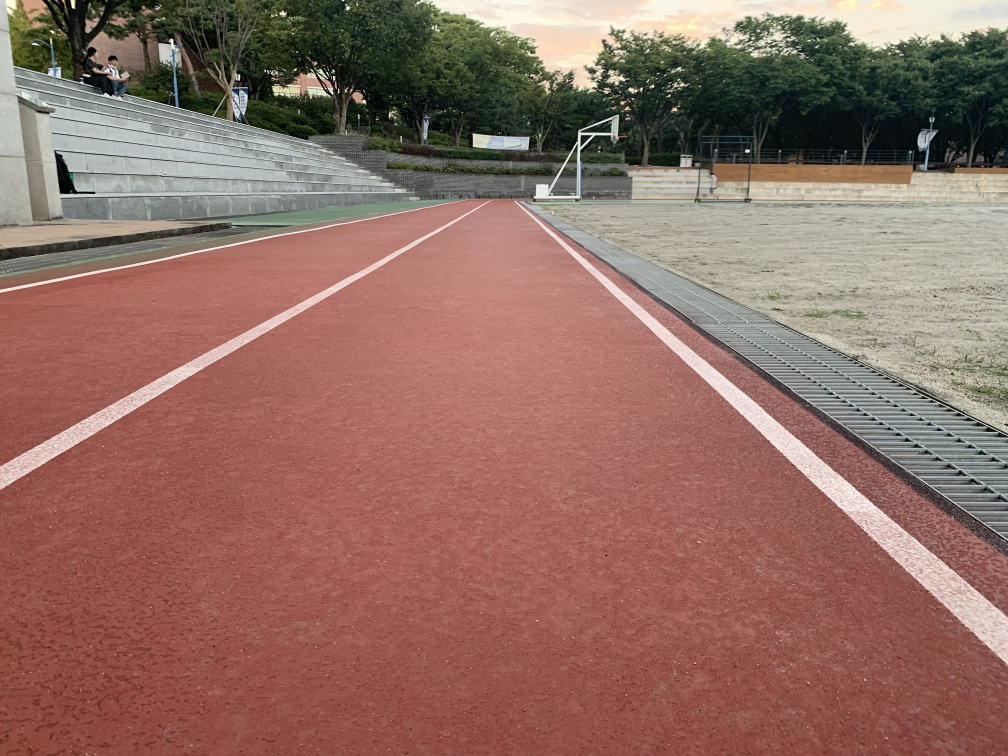
#> input picture img/playground/pg_center.jpeg, 4032 x 3024 px (shown at 1/4 size)
$ python 14-get_fintLine_Image.py
#> lines starting #> are read from the running program, lines starting #| are printed output that depends on the picture; after the words box and inside, x2 and y2 are one past the last pixel; in counts of white or black regions, pixels touching at a corner belong together; long printed decimals are rounded
import cv2  # opencv 사용
import numpy as np


def grayscale(img):  # 흑백이미지로 변환
    return cv2.cvtColor(img, cv2.COLOR_RGB2GRAY)


def canny(img, low_threshold, high_threshold):  # Canny 알고리즘
    return cv2.Canny(img, low_threshold, high_threshold)


def gaussian_blur(img, kernel_size):  # 가우시안 필터
    return cv2.GaussianBlur(img, (kernel_size, kernel_size), 0)


def region_of_interest(img, vertices, color3=(255, 255, 255), color1=255):  # ROI 셋팅

    mask = np.zeros_like(img)  # mask = img와 같은 크기의 빈 이미지

    if len(img.shape) > 2:  # Color 이미지(3채널)라면 :
        color = color3
    else:  # 흑백 이미지(1채널)라면 :
        color = color1

    # vertices에 정한 점들로 이뤄진 다각형부분(ROI 설정부분)을 color로 채움
    cv2.fillPoly(mask, vertices, color)

    # 이미지와 color로 채워진 ROI를 합침
    ROI_image = cv2.bitwise_and(img, mask)
    return ROI_image


def draw_lines(img, lines, color=[0, 0, 255], thickness=10):  # 선 그리기
    for line in lines:
        for x1, y1, x2, y2 in line:
            cv2.line(img, (x1, y1), (x2, y2), color, thickness)


def draw_fit_line(img, lines, color=[255, 0, 0], thickness=10):  # 대표선 그리기
    cv2.line(img, (lines[0], lines[1]), (lines[2], lines[3]), color, thickness)


def hough_lines(img, rho, theta, threshold, min_line_len, max_line_gap):  # 허프 변환
    lines = cv2.HoughLinesP(img, rho, theta, threshold, np.array([]), minLineLength=min_line_len,
                            maxLineGap=max_line_gap)
    return lines


def weighted_img(img, initial_img, α=0.5, β=1., λ=0.):  # 두 이미지 operlap 하기
    return cv2.addWeighted(initial_img, α, img, β, λ)


def get_fitline(img, f_lines):  # 대표선 구하기
    lines = np.squeeze(f_lines)
    lines = lines.reshape(lines.shape[0] * 2, 2)

    rows, cols = img.shape[:2]
    output = cv2.fitLine(lines, cv2.DIST_L1, 0, 0.01, 0.01)
    vx, vy, x, y = output[0], output[1], output[2], output[3]

    leftY = int((-x * vy / vx) + y)
    rightY = int(((cols - x) * vy / vx) + y)

    x1, y1 = cols - 1, rightY
    x2, y2 = 0, leftY

    result = [x1, y1, x2, y2]

    return result


image = cv2.imread("../img/playground/pg_center.jpeg")
#> image is the input picture: shape (3024, 4032, 3); mean B, G, R 99.2, 109.3, 144.6

height, width = image.shape[:2]  # 이미지 높이, 너비
#> height = 3024; width = 4032

gray_img = grayscale(image)  # 흑백이미지로 변환
#> in grayscale, `return cv2.cvtColor(img, cv2.COLOR_RGB2GRAY)`:
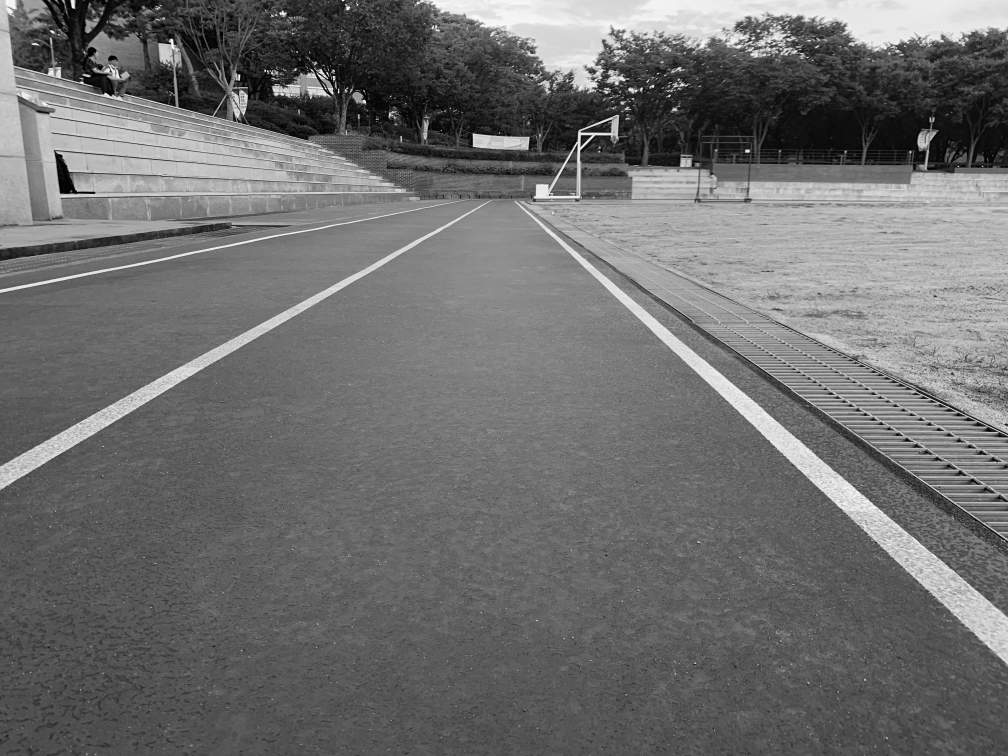
#> returned value: shape (3024, 4032) (shown at 1/4 size); min 0, max 255, mean 110.2

blur_img = gaussian_blur(gray_img, 3)  # Blur 효과

canny_img = canny(blur_img, 70, 210)  # Canny edge 알고리즘
#> in canny, `return cv2.Canny(img, low_threshold, high_threshold)`:
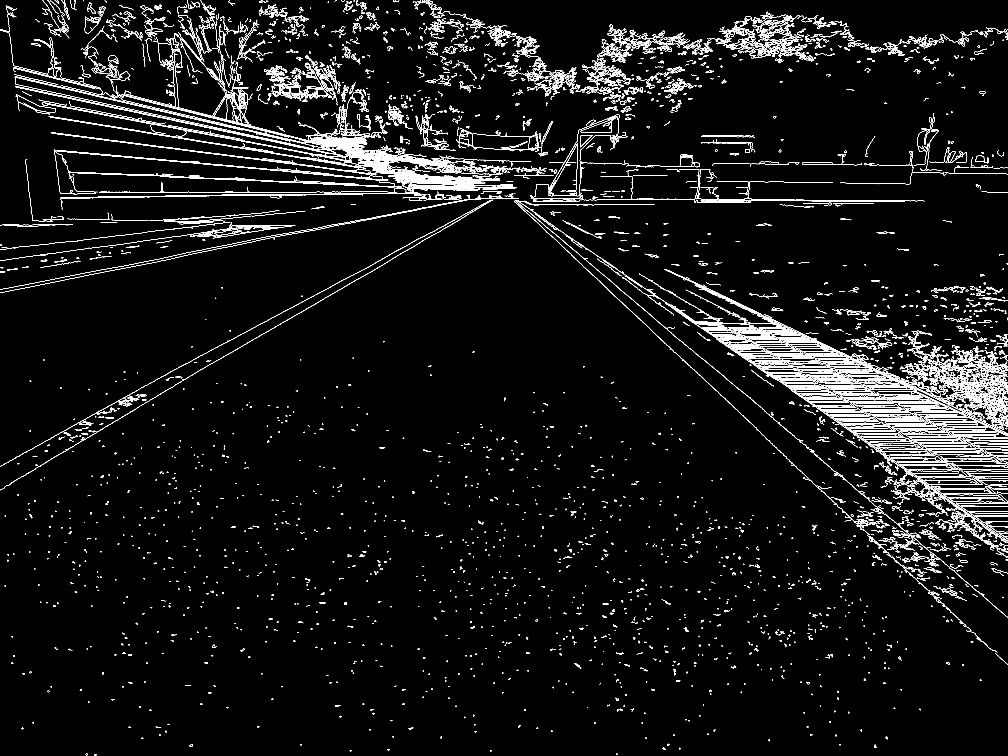
#> returned value: shape (3024, 4032) (shown at 1/4 size); 2.8% white in thin lines or dots

vertices = np.array(
    [[(0, height / 2 + 300), (width / 2 - 100, 800), (width / 2 + 100, 800), (width - 560, height / 2 + 300)]],
    dtype=np.int32)
ROI_img = region_of_interest(canny_img, vertices)  # ROI 설정
#> in region_of_interest, `cv2.fillPoly(mask, vertices, color)`:
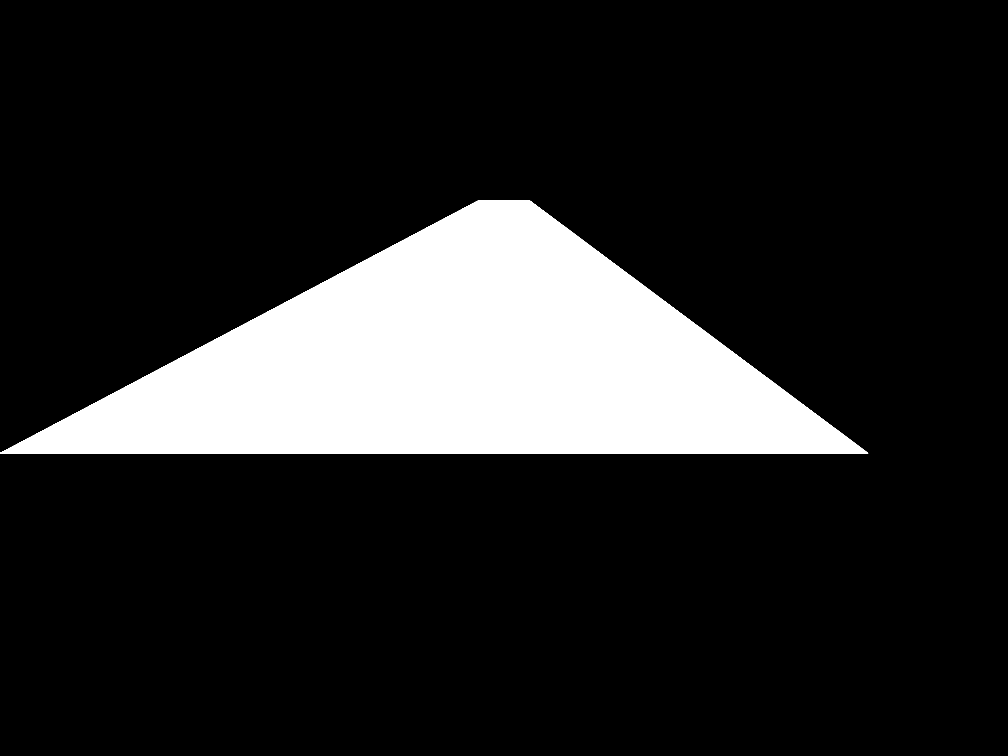
#> mask: shape (3024, 4032) (shown at 1/4 size); 15.3% white; 1 white region, box (x1, y1, x2, y2) and area: (0, 800, 3473, 1813) 1861505
#> in region_of_interest, `ROI_image = cv2.bitwise_and(img, mask)`:
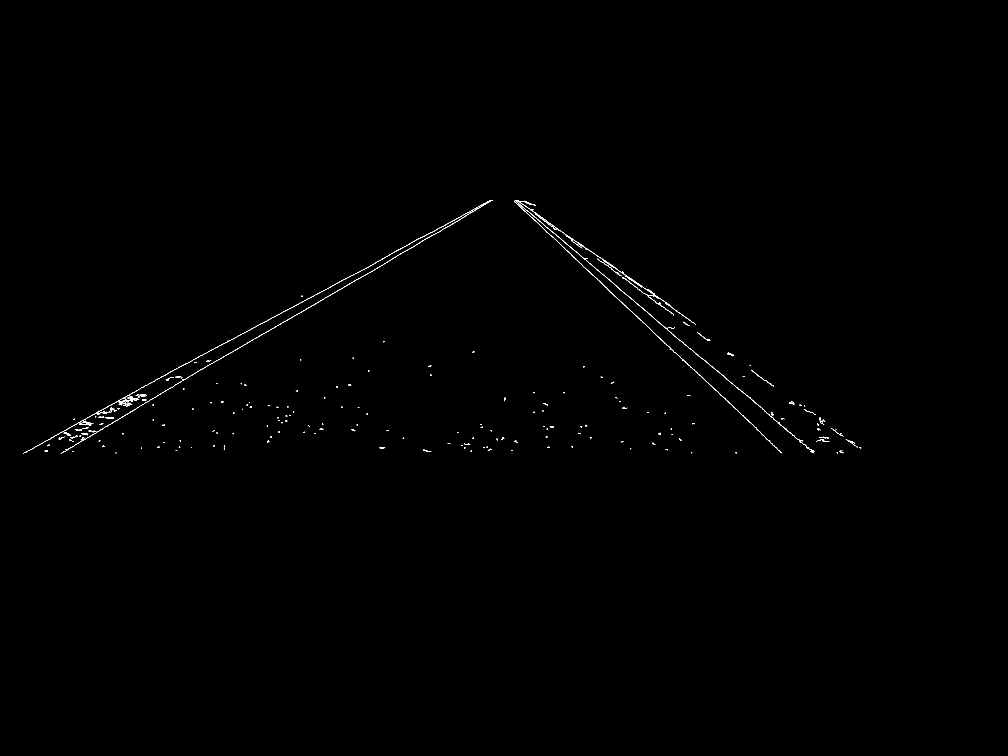
#> ROI_image: shape (3024, 4032) (shown at 1/4 size); 0.14% white in thin lines or dots, all inside (x1, y1, x2, y2) = (92, 800, 3445, 1813)

line_arr = hough_lines(ROI_img, 1, 1 * np.pi / 180, 300, 150, 200)  # 허프 변환
#> in hough_lines, `lines = cv2.HoughLinesP(img, rho, theta, threshold, np.array([]), minL..`: lines = 14 rows, first 6: [699, 1540, 1550, 1048], [564, 1551, 1505, 1050], [2433, 1160, 3040, 1727], [735, 1518, 1758, 927], [672, 1492, 1542, 1029], [2816, 1439, 3254, 1806]
#> line_arr has the same summary as lines in hough_lines
line_arr = np.squeeze(line_arr)

# 기울기 구하기
slope_degree = (np.arctan2(line_arr[:, 1] - line_arr[:, 3], line_arr[:, 0] - line_arr[:, 2]) * 180) / np.pi
#> slope_degree = [150, 152, -137, 150, 152, -140, -140, -137, -140, -140, 151, 149, -140, 151]
print(slope_degree)
#| [ 149.966   151.969  -136.951  149.984  151.979
#|  -140.040 -139.981 -136.970 -139.988 -139.972
#|   151.024  149.036 -139.984  151.001]

# 수평 기울기 제한
line_arr = line_arr[np.abs(slope_degree) < 160]
slope_degree = slope_degree[np.abs(slope_degree) < 160]

# 수직 기울기 제한
line_arr = line_arr[np.abs(slope_degree) > 95]
slope_degree = slope_degree[np.abs(slope_degree) > 95]

# 필터링된 직선 버리기
L_lines, R_lines = line_arr[(slope_degree > 0), :], line_arr[(slope_degree < 0), :]
#> L_lines = [[699, 1540, 1550, 1048], [564, 1551, 1505, 1050], [735, 1518, 1758, 927], [672, 1492, 1542, 1029], [95, 1812, 718, 1467], [260, 1805, 845, 1454], [100, 1811, 800, 1423]]; R_lines = [[2433, 1160, 3040, 1727], [2816, 1439, 3254, 1806], [2063, 804, 2668, 1312], [2183, 925, 3025, 1711], [2462, 1142, 3253, 1806], [2060, 803, 2566, 1228], [2610, 1268, 3252, 1807]]
L_lines, R_lines = L_lines[:, None], R_lines[:, None]

# 왼쪽, 오른쪽 각각 대표선 구하기
left_fit_line = get_fitline(image, L_lines)
#> in get_fitline, `lines = np.squeeze(f_lines)`: lines has the same summary as L_lines outside get_fitline
#> in get_fitline, `lines = lines.reshape(lines.shape[0] * 2, 2)`: lines = 14 rows, first 8: [699, 1540], [1550, 1048], [564, 1551], [1505, 1050], [735, 1518], [1758, 927], [672, 1492], [1542, 1029]
#> in get_fitline, `output = cv2.fitLine(lines, cv2.DIST_L1, 0, 0.01, 0.01)`: output = [0.88, -0.476, 260.1, 1724.3]
#> in get_fitline, `vx, vy, x, y = output[0], output[1], output[2], output[3]`: vx = [0.88]; vy = [-0.476]; x = [260.1]; y = [1724.3]
#> in get_fitline, `leftY = int((-x * vy / vx) + y)`: leftY = 1865
#> in get_fitline, `rightY = int(((cols - x) * vy / vx) + y)`: rightY = -315
#> in get_fitline, `x1, y1 = cols - 1, rightY`: x1 = 4031; y1 = -315
#> in get_fitline, `x2, y2 = 0, leftY`: x2 = 0; y2 = 1865
#> in get_fitline, `result = [x1, y1, x2, y2]`: result = [4031, -315, 0, 1865]
#> left_fit_line = [4031, -315, 0, 1865]
right_fit_line = get_fitline(image, R_lines)
#> in get_fitline (call 2), `lines = lines.reshape(lines.shape[0] * 2, 2)`: lines = 14 rows, first 8: [2433, 1160], [3040, 1727], [2816, 1439], [3254, 1806], [2063, 804], [2668, 1312], [2183, 925], [3025, 1711]
#> right_fit_line = [4031, 2463, 0, -932]

draw_lines(image, L_lines)
#> the loop in draw_lines, `for line in lines:` made 7 passes
draw_lines(image, R_lines)
#> the loop in draw_lines (call 2), `for line in lines:` made 7 passes
draw_fit_line(image, left_fit_line)
draw_fit_line(image, right_fit_line)

cv2.imshow('result', image)  # 결과 이미지 출력
cv2.waitKey(0)
